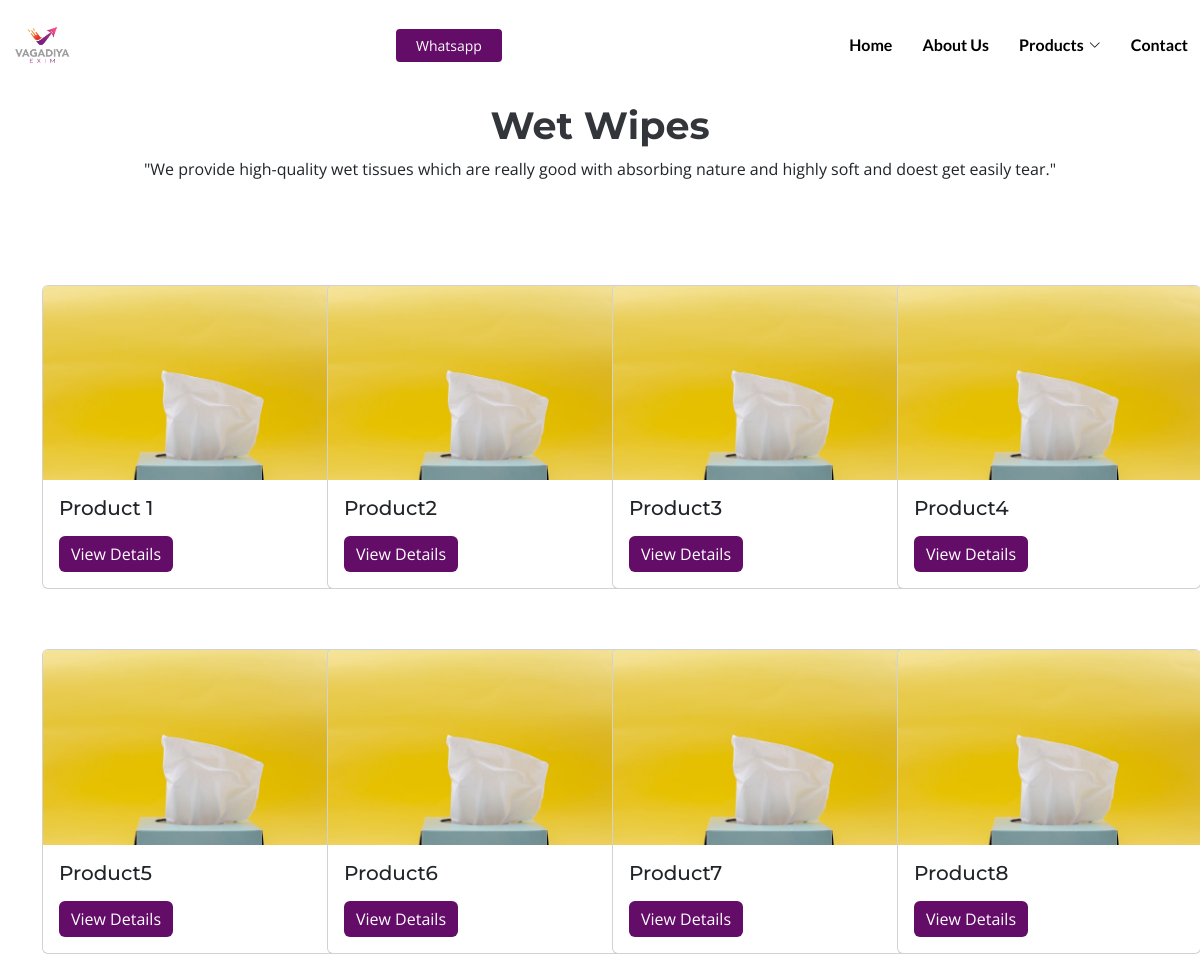
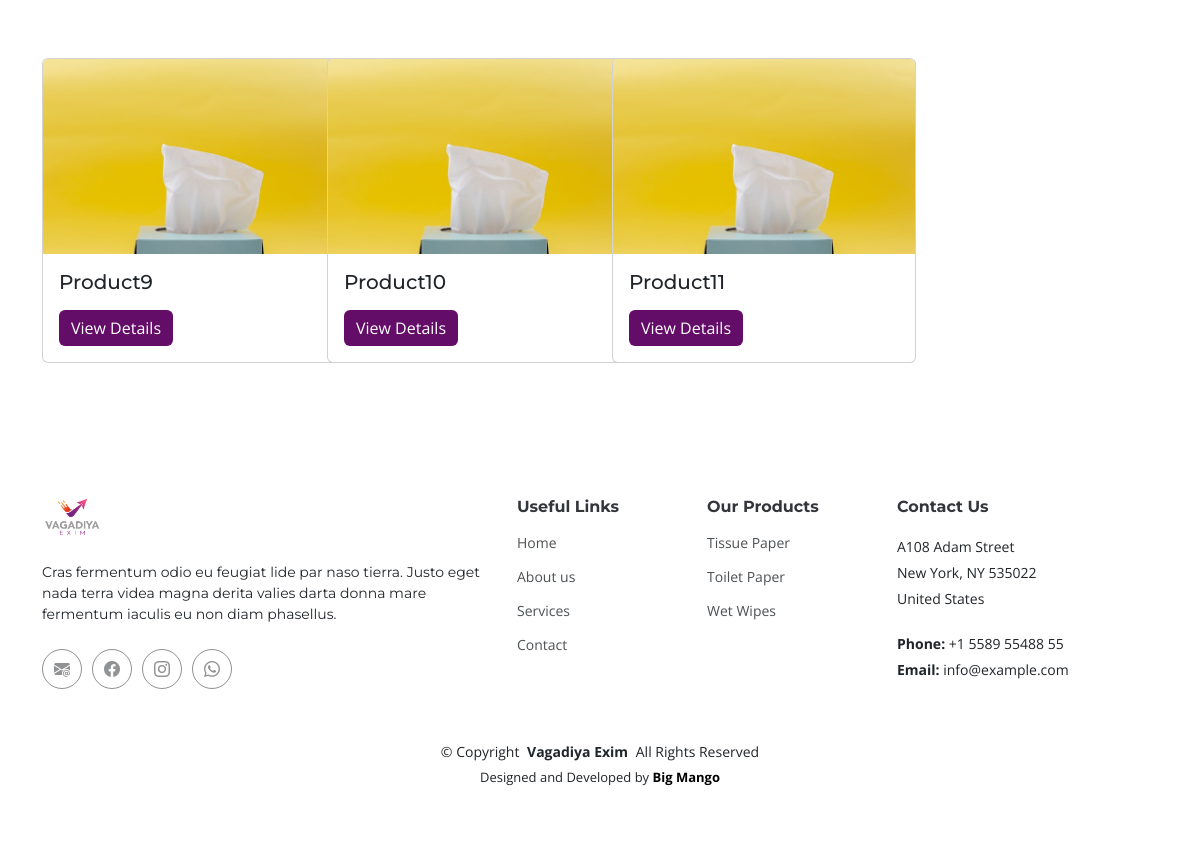
Screenshot of /products/ with the database file from the repository (2 pictures, top to bottom).
### app/models.py (models this page shows, shortened)
class ProductPageDetails(models.Model):
    title = models.CharField(max_length=100)
    text = models.TextField()
    product_button_text = models.CharField(max_length=50, null=True)
    related_products_text = models.CharField(max_length=100, null=True)
    class Meta:
        verbose_name = "Product Page Details"
        verbose_name_plural = "Product Page Details"

class Product(models.Model):
    title = models.CharField(max_length=100)
    description = models.TextField()
    image_1 = models.ImageField(upload_to="products_images", null=True)
    image_2 = models.ImageField(upload_to="products_images", null=True)
    image_3 = models.ImageField(upload_to="products_images", null=True)
    image_4 = models.ImageField(upload_to="products_images", null=True)
    image_5 = models.ImageField(upload_to="products_images", null=True)
    category = models.ForeignKey(
        ProductCategory, on_delete=models.SET_NULL, null=True
    )
    price = models.DecimalField(decimal_places=2, max_digits=10)
    class Meta:
        verbose_name = "Product"
        verbose_name_plural = "Products"

### app/views.py (the view)
# urls.py: path("products/", views.products, name="products"),
def products(request):
    product_page_details = ProductPageDetails.objects.latest("id")
    products = Product.objects.all()
    context = {
        "product_page_details": product_page_details,
        "products": products,
    }
    return render(request, "products.html", context)

### app/context_processors.py (called while the page is built)
def global_data(request):
    product_categories = ProductCategory.objects.all()
    contact_details = ContactDetails.objects.latest("id")
    return {
        "product_categories": product_categories,
        "contact_details": contact_details,
    }

### app/templates/products.html (shortened to what this page needs)
{% extends "index.html" %} {% load static %}  {% block content %}
<main id="main">
  <div data-aos="fade" class="page-title">
    <div class="heading">
      <div class="container" style="margin-top: 23px">
        <div class="row d-flex justify-content-center text-center">
          <div>
            {% if is_category %}
            <h1>{{category.title}}</h1>
            <p class="mb-0" style="margin-right: auto; margin-left: auto">
              {{category.description}}
            </p>
            {% else %}
            <h1>{{product_page_details.title}}</h1>
            <p class="mb-0" style="margin-right: auto; margin-left: auto">
              {{product_page_details.text}}
            </p>
            {% endif %}
          </div>
        </div>
      </div>
    </div>
  </div>
</main>
<section class="products-section" style="margin-top: -8%">
  <div class="container">
    <div class="row" style="align-items: center">
      {% for product in products %}
      <div class="col-md-3">
        <div class="card" style="width: 19rem; margin-top: 60px">
          <img
            class="card-img-top"
            src="{{product.image_1.url}}"
            alt="Card image cap"
          />
          <div class="card-body">
            <h5 class="card-title">{{product.title}}</h5>
            <a
              href="{% url 'product_detail' product.id %}"
              class="btn btn-primary"
              style="background-color: #630c68ff; border: none"
              >{{product_page_details.product_button_text}}</a
            >
          </div>
        </div>
      </div>
      {% endfor %}
    </div>
  </div>
</section>
{% endblock %}

### app/templates/index.html (shortened to what this page needs)
{% load static %}
<!DOCTYPE html>
<html lang="en">
<head>
  <link href="{% static 'assets/vendor/bootstrap/css/bootstrap.min.css' %}" rel="stylesheet" />
  <link href="{% static 'assets/vendor/bootstrap-icons/bootstrap-icons.css' %}" rel="stylesheet" />
  <link href="{% static 'assets/vendor/glightbox/css/glightbox.min.css' %}" rel="stylesheet" />
  <link href="{% static 'assets/vendor/swiper/swiper-bundle.min.css' %}" rel="stylesheet" />
  <link href=" {% static 'assets/vendor/aos/aos.css' %} " rel="stylesheet">
  <link rel="stylesheet" href="https://cdn.jsdelivr.net/npm/swiper@11/swiper-bundle.min.css"/>
  <link href=" {% static 'assets/css/main.css' %} " rel="stylesheet">
</head>
<body class="index-page" data-bs-spy="scroll" data-bs-target="#navmenu" >
 <header id="header" class="header fixed-top d-flex align-items-center" style="background-color: white;">
  <div class="container-fluid d-flex align-items-center justify-content-between">
    <a href="/" class="logo d-flex align-items-center me-auto me-xl-0">
      <img src=" {% static 'assets/img/logo.png' %} " alt="">
    </a>
    <nav id="navmenu" class="navmenu">
      <ul>
        <li><a href="/ " class="nav-ul" style="font-weight: bold;">Home</a></li>
        <li><a href="/about"  class="nav-ul" style="font-weight: bold;">About Us</a></li>
        <li class="dropdown"><a href="/products"><span style="font-weight: bold;">Products</span> <i class="bi bi-chevron-down"></i></a>
        </li>
        <li><a href="/contact"  class="nav-ul" style="font-weight: bold;">Contact</a></li>
      </ul>
    </nav>
    <a class="btn-getstarted" href="https://wa.me/{{contact_details.whatsapp}}" style="color:white;background-color:#630C68FF;">Whatsapp</a>
  </div>
</header>
{% block content %}{% endblock %}
  <footer id="footer" class="footer" style="background-color: white;margin-top: 2%;">
    <div class="container footer-top">
      <div class="row gy-4">
        <div class="col-lg-5 col-md-12 footer-about">
          <a href=" {% static 'index.html' %} " class="logo d-flex align-items-center">
            <span><img src=" {% static 'assets/img/logo.png' %} "></span>
          </a>
          <p>Cras fermentum odio eu feugiat lide par naso tierra. Justo eget nada terra videa magna derita valies darta donna mare fermentum iaculis eu non diam phasellus.</p>
          <div class="social-links d-flex mt-4">
            <a href=" {% static '' %} "><i class="bi bi-envelope-at-fill"></i></a>
            <a href=" {% static '' %} "><i class="bi bi-facebook"></i></a>
            <a href=" {% static '' %} "><i class="bi bi-instagram"></i></a>
            <a href="https://wa.me/{{contact_details.whatsapp}}"><i class="bi bi-whatsapp"></i></a>
          </div>
        </div>
        <div class="col-lg-2 col-6 footer-links">
          <h4>Useful Links</h4>
          <ul>
            <li><a href="#">Home</a></li>
            <li><a href="#">About us</a></li>
            <li><a href="#">Services</a></li>
            <li><a href="#">Contact</a></li>
          </ul>
        </div>
        <div class="col-lg-2 col-6 footer-links">
          <h4>Our Products</h4>
          <ul>
            <li><a href="#">Tissue Paper</a></li>
            <li><a href="#">Toilet Paper</a></li>
            <li><a href="#">Wet Wipes</a></li>
          </ul>
        </div>
        <div class="col-lg-3 col-md-12 footer-contact text-center text-md-start">
          <h4>Contact Us</h4>
          <p>A108 Adam Street</p>
          <p>New York, NY 535022</p>
          <p>United States</p>
          <p class="mt-4"><strong>Phone:</strong> <span>+1 5589 55488 55</span></p>
          <p><strong>Email:</strong> <span>info@example.com</span></p>
        </div>
      </div>
    </div>
    <div class="container copyright text-center mt-4" style="background-color: white;">
      <p>&copy; <span>Copyright</span> <strong class="px-1">Vagadiya Exim</strong> <span>All Rights Reserved</span></p>
      <div class="credits">
        Designed and Developed by <a href="https://bigmango.co/" style="font-weight: bold;">Big Mango</a>
      </div>
    </div>
  </footer>
</body>
</html>

### rows the page displays
ProductPageDetails: title "Wet Wipes", text "\"We provide high-quality wet tissues which are really good with absorbing nature and highly soft and doest get easily tear.\"", product_button_text "View Details"
Product: image_1 (picture), title "Product 1"
Product: image_1 (picture), title "Product2"
Product: image_1 (picture), title "Product3"
Product: image_1 (picture), title "Product4"
Product: image_1 (picture), title "Product5"
Product: image_1 (picture), title "Product6"
Product: image_1 (picture), title "Product7"
Product: image_1 (picture), title "Product8"
Product: image_1 (picture), title "Product9"
Product: image_1 (picture), title "Product10"
Product: image_1 (picture), title "Product11"
